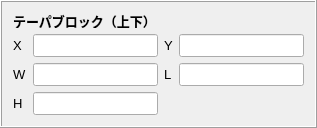
        <widget class="QFrame" name="frame_16">
         <property name="frameShape">
          <enum>QFrame::Box</enum>
         </property>
         <property name="frameShadow">
          <enum>QFrame::Raised</enum>
         </property>
         <layout class="QGridLayout" name="gridLayout_21">
          <item row="0" column="0">
           <widget class="QLabel" name="label_121">
            <property name="maximumSize">
             <size>
              <width>16777215</width>
              <height>15</height>
             </size>
            </property>
            <property name="font">
             <font>
              <pointsize>10</pointsize>
              <weight>75</weight>
              <bold>true</bold>
             </font>
            </property>
            <property name="frameShadow">
             <enum>QFrame::Sunken</enum>
            </property>
            <property name="text">
             <string>テーパブロック（上下）</string>
            </property>
            <property name="wordWrap">
             <bool>false</bool>
            </property>
           </widget>
          </item>
          <item row="1" column="0">
           <layout class="QGridLayout" name="gridLayout_15">
            <item row="0" column="0">
             <widget class="QLabel" name="label_122">
              <property name="font">
               <font>
                <pointsize>10</pointsize>
               </font>
              </property>
              <property name="text">
               <string>X</string>
              </property>
             </widget>
            </item>
            <item row="0" column="1">
             <widget class="QLineEdit" name="t_pbx">
              <property name="sizePolicy">
               <sizepolicy hsizetype="Expanding" vsizetype="Preferred">
                <horstretch>0</horstretch>
                <verstretch>0</verstretch>
               </sizepolicy>
              </property>
              <property name="font">
               <font>
                <pointsize>10</pointsize>
               </font>
              </property>
              <property name="text">
               <string/>
              </property>
              <property name="placeholderText">
               <string/>
              </property>
             </widget>
            </item>
            <item row="0" column="2">
             <widget class="QLabel" name="label_123">
              <property name="font">
               <font>
                <pointsize>10</pointsize>
               </font>
              </property>
              <property name="text">
               <string>Y</string>
              </property>
             </widget>
            </item>
            <item row="0" column="3">
             <widget class="QLineEdit" name="t_pby">
              <property name="sizePolicy">
               <sizepolicy hsizetype="Expanding" vsizetype="Preferred">
                <horstretch>0</horstretch>
                <verstretch>0</verstretch>
               </sizepolicy>
              </property>
              <property name="font">
               <font>
                <pointsize>10</pointsize>
               </font>
              </property>
              <property name="text">
               <string/>
              </property>
              <property name="placeholderText">
               <string/>
              </property>
             </widget>
            </item>
            <item row="1" column="0">
             <widget class="QLabel" name="label_124">
              <property name="font">
               <font>
                <pointsize>10</pointsize>
               </font>
              </property>
              <property name="text">
               <string>W</string>
              </property>
             </widget>
            </item>
            <item row="1" column="1">
             <widget class="QLineEdit" name="t_pbw">
              <property name="sizePolicy">
               <sizepolicy hsizetype="Expanding" vsizetype="Preferred">
                <horstretch>0</horstretch>
                <verstretch>0</verstretch>
               </sizepolicy>
              </property>
              <property name="font">
               <font>
                <pointsize>10</pointsize>
               </font>
              </property>
              <property name="text">
               <string/>
              </property>
              <property name="placeholderText">
               <string/>
              </property>
             </widget>
            </item>
            <item row="1" column="2">
             <widget class="QLabel" name="label_125">
              <property name="font">
               <font>
                <pointsize>10</pointsize>
               </font>
              </property>
              <property name="text">
               <string>L</string>
              </property>
             </widget>
            </item>
            <item row="1" column="3">
             <widget class="QLineEdit" name="t_pbl">
              <property name="sizePolicy">
               <sizepolicy hsizetype="Expanding" vsizetype="Preferred">
                <horstretch>0</horstretch>
                <verstretch>0</verstretch>
               </sizepolicy>
              </property>
              <property name="font">
               <font>
                <pointsize>10</pointsize>
               </font>
              </property>
              <property name="text">
               <string/>
              </property>
              <property name="placeholderText">
               <string/>
              </property>
             </widget>
            </item>
            <item row="2" column="0">
             <widget class="QLabel" name="label_126">
              <property name="font">
               <font>
                <pointsize>10</pointsize>
               </font>
              </property>
              <property name="text">
               <string>H</string>
              </property>
             </widget>
            </item>
            <item row="2" column="1">
             <widget class="QLineEdit" name="t_pbh">
              <property name="sizePolicy">
               <sizepolicy hsizetype="Expanding" vsizetype="Preferred">
                <horstretch>0</horstretch>
                <verstretch>0</verstretch>
               </sizepolicy>
              </property>
              <property name="font">
               <font>
                <pointsize>10</pointsize>
               </font>
              </property>
              <property name="text">
               <string/>
              </property>
              <property name="placeholderText">
               <string/>
              </property>
             </widget>
            </item>
           </layout>
          </item>
         </layout>
        </widget>
